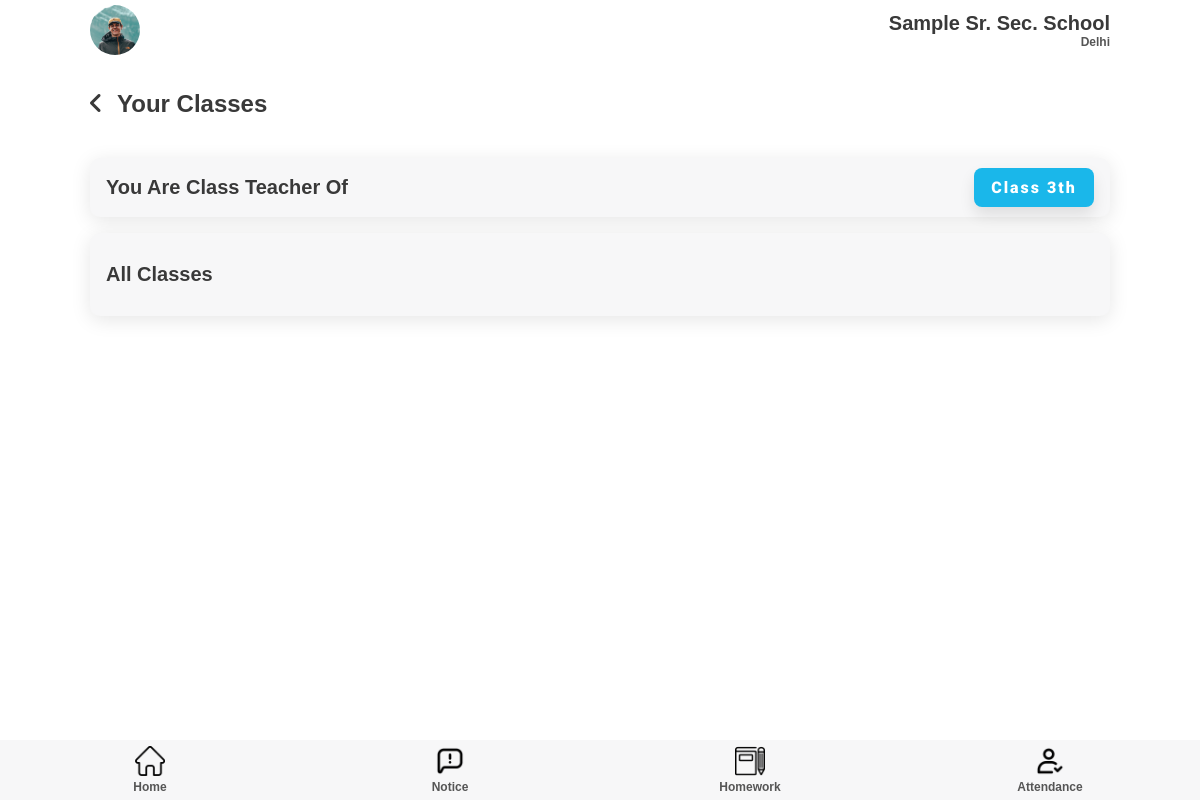
The page /teacher/yourClasses/ (signed in) on the database as committed earlier.
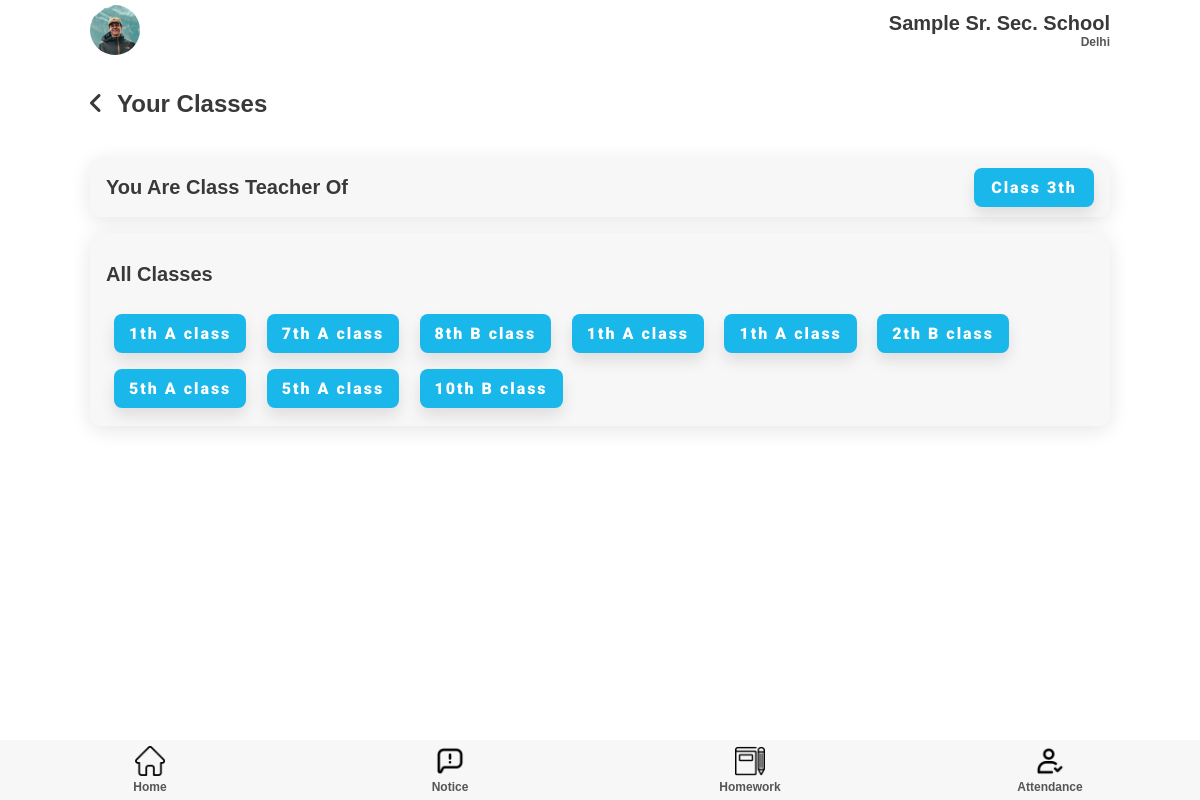
The same page on the database as committed later.
### teacher/models.py (models this page shows)
class subject(models.Model):
    subject = models.CharField(max_length=50)
    Class = models.ForeignKey(classSection, on_delete=models.PROTECT)
    teacher = models.ForeignKey(teacher, on_delete=models.PROTECT)

class classSection(models.Model):
    Class = models.IntegerField()
    section = models.CharField(max_length=50)
    teacher = models.OneToOneField(teacher, on_delete=models.PROTECT)

### teacher/views.py (the view)
# urls.py: path('yourClasses/', views.YourClasses, name = 'yourClasses'),
def YourClasses(request):
    classTeacher = classSection.objects.get(teacher=request.user.id)
    classes = subject.objects.filter(teacher=request.user.id)
    print(classes)
    return render(request, 'YourClasses.html', {'class': classTeacher.Class, 'classes': classes})

### templates/teacher/YourClasses.html
{% extends 'attendance.html' %}
{% load static %}
{% block extra-head %}
    <link rel="stylesheet" href="{% static '/css/style.css' %}" />
    <link rel="stylesheet" href="{% static '/css/YourClasses.css' %}" />
{% endblock extra-head %}
{% block content %}
    <section id="main">
      <div class="class-heading">
        <span><i class="fas fa-angle-left"></i></span>
        <h1>Your Classes</h1>
      </div>
      <section class="class-teacher">
        <div class="component-back">
          <h2>You are class teacher of</h2>
          <a href="{% url 'teacher:addStudent' class %}"
            ><button class="btn btn-md">Class {{ class }}th</button></a
          >
        </div>
      </section>
      <section class="All-classes">
        <div class="component-back">
          <div class="all-class-heading"><h2>All classes</h2></div>
          <div class="all-class-buttons">
          {% for class in classes %}
            <a href="{% url 'teacher:classStudentList' class.Class.id %}"
              ><button class="btn btn-md class-btn">{{ class.Class.Class }}th {% if class.Class.section %}{{ class.Class.section }} class{% endif %}</button></a
            >
          {% endfor %}
          </div>
        </div>
      </section>
    </section>
{% endblock content %}

Rows that differ between the two databases and show on the page:
added subject: Class.Class "1", Class.section "A"
added subject: Class.Class "7", Class.section "A"
added subject: Class.Class "8", Class.section "B"
added subject: Class.Class "1", Class.section "A"
added subject: Class.Class "1", Class.section "A"
added subject: Class.Class "2", Class.section "B"
added subject: Class.Class "5", Class.section "A"
added subject: Class.Class "5", Class.section "A"
added subject: Class.Class "10", Class.section "B"
